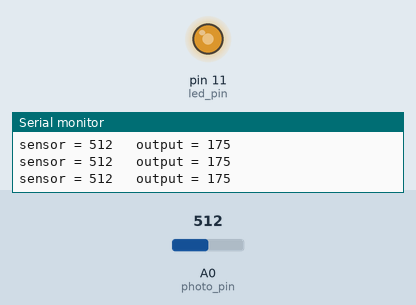
The sketch below on a simulated Arduino Uno, built with avr-gcc and run on an emulated ATmega328P. On the bench: output pins drawn as LEDs (lit = HIGH), the last lines printed to the serial monitor. Inputs (shaded band) come from the test bench; at power-on: A0 (photo_pin) = 512.

Above: at 1.2 s.
1.3 s: A0 (photo_pin) set to 306
At 2.4 s:
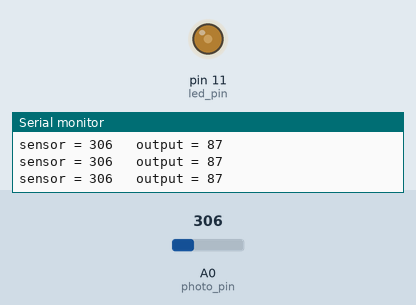
2.8 s: A0 (photo_pin) set to 122
At 4.0 s:
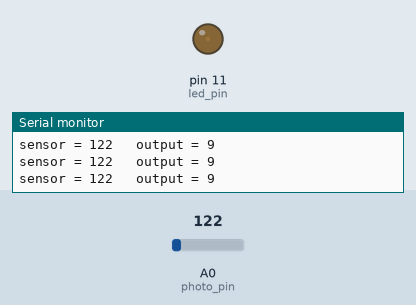
4.3 s: A0 (photo_pin) set to 0
At 4.7 s:
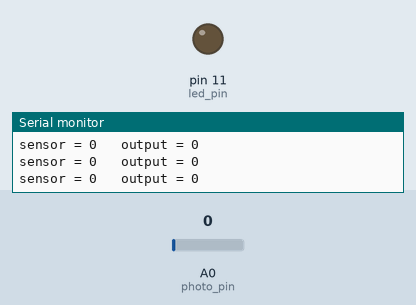
Timing chart, 0 to 7.3 s (numbered marks = the images above; inputs shaded):
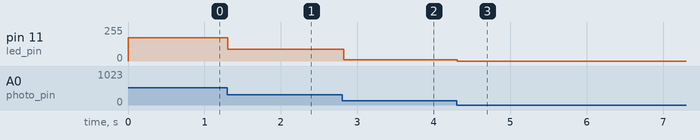

The sketch:

photoresistor.ino
```cpp
/* Simple test of the functionality of the photo resistor

----------------------------------------------------

           PhotoR     10K
 +5     o---/\/\/--.--/\/\/---o GND
                   |
 Pin A0 o-----------

----------------------------------------------------
*/

int photo_pin      = 0;      //define a pin for Photo resistor
int led_pin        = 11;     //define a pin for LED
int sensor_value   = 0;
int led_brightness = 0;

void setup()
{
    Serial.begin(9600);  //Begin serial communcation
    pinMode( led_pin, OUTPUT );
}

void loop()
{
  // read the analog in value:
  sensor_value = analogRead(photo_pin);
  // map it to the range of the analog out:
  led_brightness = map(sensor_value, 100, 700, 0, 255);
  led_brightness = max(0, led_brightness);
  // change the analog out value:
  analogWrite(led_pin, led_brightness);

  // print the results to the serial monitor:
  Serial.print("sensor = " );
  Serial.print(sensor_value);
  Serial.print("\t output = ");
  Serial.println(led_brightness);

  // wait 2 milliseconds before the next loop
  // for the analog-to-digital converter to settle
  // after the last reading:
  delay(2);
}
```

Measured:
- after the input at 1.3 s, pin 11 (led_pin): 175/255 → 87/255 at once
- after the input at 2.8 s, pin 11 (led_pin): 87/255 → 9/255 at once
- after the input at 4.3 s, pin 11 (led_pin): 9/255 → 0/255 at once
